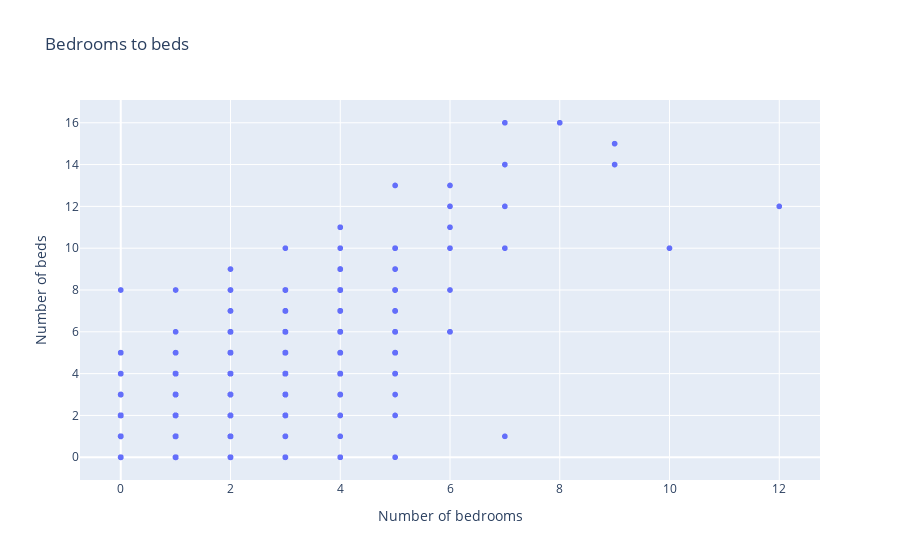

The code cell stored with this chart in its notebook:
### Code cell
fig = px.scatter(df, x="bedrooms", y="beds", title="Bedrooms to beds",
             labels={"beds": "Number of beds",
                     "bedrooms": "Number of bedrooms"})
fig.show()

### Figure 1 — Plotly figure (JSON) as saved in the notebook; plotly's stock layout.template omitted (floating-point values rounded to 4 significant figures; data arrays with more than 128 entries replaced by an {"elided": "..."} marker saying what was removed)
{"data": [{"hovertemplate": "Number of bedrooms=%{x}<br>Number of beds=%{y}<extra></extra>", "legendgroup": "", "marker": {"color": "#636efa", "symbol": "circle"}, "mode": "markers", "name": "", "showlegend": false, "type": "scattergl", "x": {"elided": "8794 int values"}, "xaxis": "x", "y": {"elided": "8794 int values"}, "yaxis": "y"}], "layout": {"legend": {"tracegroupgap": 0}, "title": {"text": "Bedrooms to beds"}, "xaxis": {"anchor": "y", "domain": [0, 1], "title": {"text": "Number of bedrooms"}}, "yaxis": {"anchor": "x", "domain": [0, 1], "title": {"text": "Number of beds"}}}}
